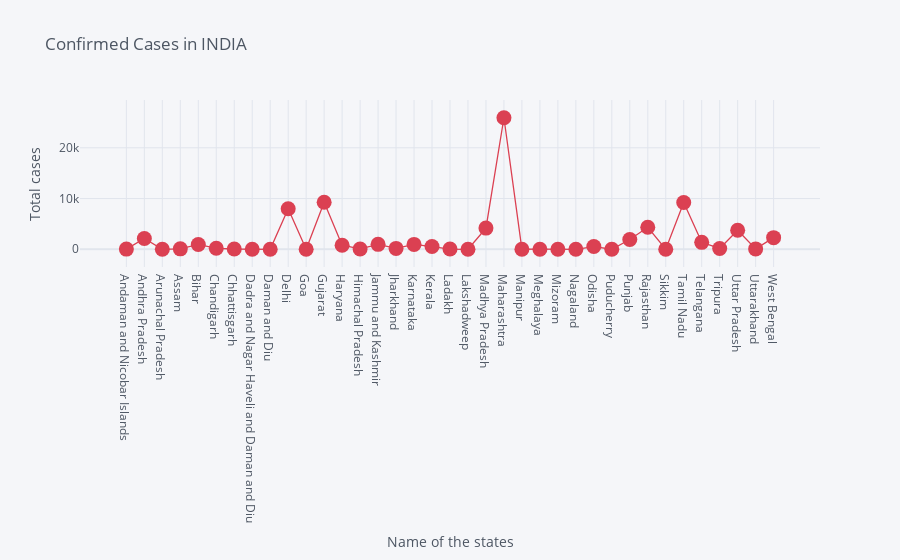

Here is the notebook cell this chart was saved with:
### Code cell
covid19.iplot(kind='scatter',x='state',y='confirmed',mode='markers+lines',title="Confirmed Cases in INDIA"
              ,xTitle='Name of the states',yTitle='Total cases',colors='red',size=15)

### Figure 1 — Plotly figure (JSON) as saved in the notebook; plotly's stock layout.template omitted (floating-point values rounded to 4 significant figures)
{"data": [{"line": {"color": "rgba(219, 64, 82, 1.0)", "dash": "solid", "shape": "linear", "width": 1.3}, "marker": {"size": 15, "symbol": "circle"}, "mode": "markers+lines", "name": "confirmed", "text": "", "type": "scatter", "x": ["Andaman and Nicobar Islands", "Andhra Pradesh", "Arunachal Pradesh", "Assam", "Bihar", "Chandigarh", "Chhattisgarh", "Dadra and Nagar Haveli and Daman and Diu", "Daman and Diu", "Delhi", "Goa", "Gujarat", "Haryana", "Himachal Pradesh", "Jammu and Kashmir", "Jharkhand", "Karnataka", "Kerala", "Ladakh", "Lakshadweep", "Madhya Pradesh", "Maharashtra", "Manipur", "Meghalaya", "Mizoram", "Nagaland", "Odisha", "Puducherry", "Punjab", "Rajasthan", "Sikkim", "Tamil Nadu", "Telangana", "Tripura", "Uttar Pradesh", "Uttarakhand", "West Bengal"], "y": [33, 2137, 1, 80, 953, 191, 59, 1, 0, 7998, 7, 9268, 793, 67, 971, 177, 959, 535, 43, 0, 4173, 25922, 2, 13, 1, 0, 538, 13, 1924, 4328, 0, 9227, 1367, 154, 3758, 72, 2290]}], "layout": {"legend": {"bgcolor": "#F5F6F9", "font": {"color": "#4D5663"}}, "paper_bgcolor": "#F5F6F9", "plot_bgcolor": "#F5F6F9", "title": {"font": {"color": "#4D5663"}, "text": "Confirmed Cases in INDIA"}, "xaxis": {"gridcolor": "#E1E5ED", "showgrid": true, "tickfont": {"color": "#4D5663"}, "title": {"font": {"color": "#4D5663"}, "text": "Name of the states"}, "zerolinecolor": "#E1E5ED"}, "yaxis": {"gridcolor": "#E1E5ED", "showgrid": true, "tickfont": {"color": "#4D5663"}, "title": {"font": {"color": "#4D5663"}, "text": "Total cases"}, "zerolinecolor": "#E1E5ED"}}}
